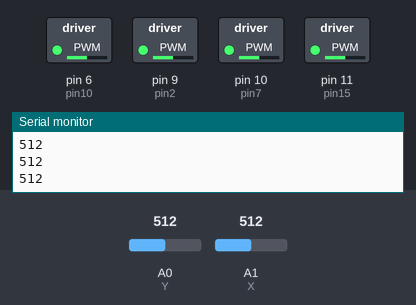
Bench run of a sketch on a simulated Arduino Uno, built with avr-gcc and run on an emulated ATmega328P. Shown: switched loads named in the sketch (green lamp = pin HIGH), the last lines printed to the serial monitor. The test bench sets the inputs (shaded band); at power-on: A0 (Y) = 512, A1 (X) = 512.

Above: at 1.2 s.
1.3 s: A0 (Y) set to 716
At 2.5 s:
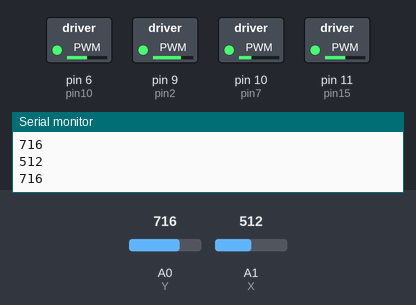
2.8 s: A1 (X) set to 716
At 3.5 s:
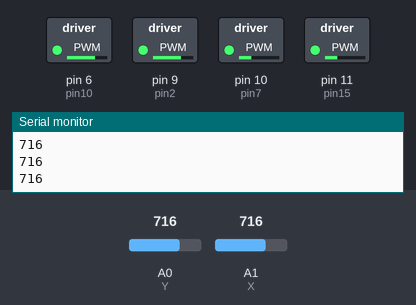
4.3 s: A0 (Y) set to 900
At 4.6 s:
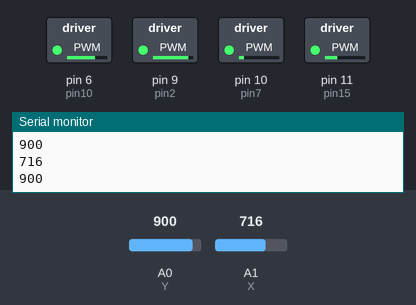
5.8 s: A1 (X) set to 511
At 6.8 s:
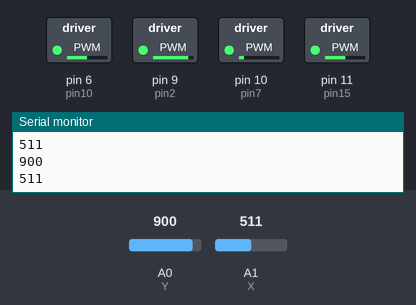
7.3 s: A0 (Y) set to 1023
At 8.3 s:
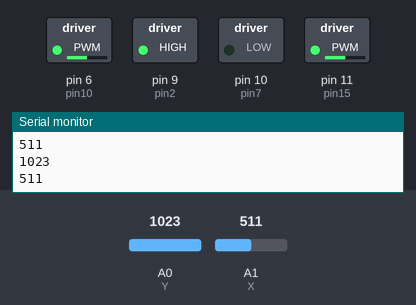
8.8 s: A1 (X) set to 306
At 10.2 s:
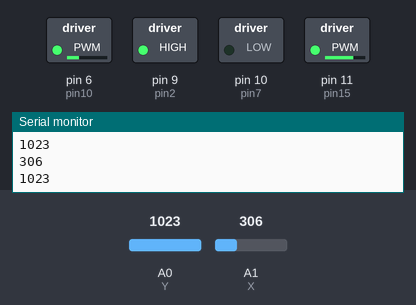
Timing chart, 0 to 11.3 s (numbered marks = the images above; inputs shaded):
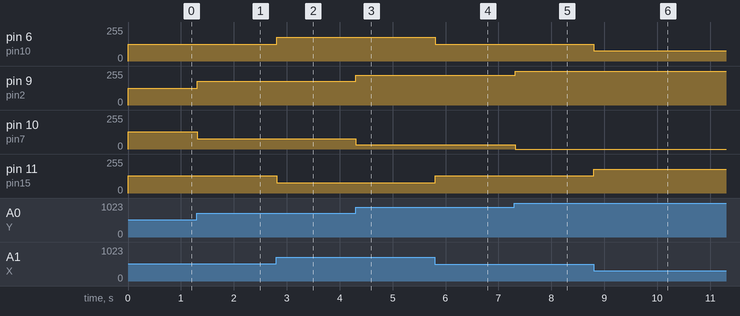

The sketch:

ROV1.ino
```cpp
int pin2=9;   //Entrada 2 del L293D M1
int pin7=10;  //Entrada 7 del L293D M1
int pin10=6;   //Entrada 10 del L293D M2
int pin15=11;  //Entrada 15 del L293D M2
int Y=A0;   //Eje Y  (Joystick 1)
int valorY;     //Variable que recoge el valor del Eje Y
int X=A1;   //Eje X   (Joystick 2)
int valorX;     //Variable que recoge el valor del Eje X
int pwm1;          //Variable del PWM 1 M1
int pwm2;          //Variable del PWM 2 M1
int pwm3;          //Variable del PWM 3 M2
int pwm4;          //Variable del PWM 4 M2
int pin5=5;

void setup()
{
{
  Serial.begin(9600); //Inicializamos el puerto serie


  pinMode(pin2,OUTPUT); //Salidas del Arduino al L293D
  pinMode(pin7, OUTPUT);
  pinMode(pin10,OUTPUT);
  pinMode(pin15, OUTPUT);
}}


void loop()
{

{
  valorY=analogRead(Y); //Lee el valor del Joystick1
  Serial.println(valorY);
  pwm1 = map(valorY, 0, 1023, 0, 255); //mapeamos pasando de la entrada analogica a los valores de la salida
  pwm2 = map(valorY, 0, 1023, 255, 0); //Inversion respecto a pwm1

  analogWrite(pin2,pwm1);//Sacamos el PWM de las dos salidas usando analogWrite(pin,valor)
  analogWrite(pin7,pwm2);//Sacamos el PWM de las dos salidas usando analogWrite(pin,valor)
}
{
  valorX=analogRead(X); //Lee el valor del Joystick2
  Serial.println(valorX);
  pwm3 = map(valorX, 0, 1023, 0, 255); //mapeamos pasando de la entrada analogica a los valores de la salida
  pwm4 = map(valorX, 0, 1023, 255, 0); //Inversion respecto a pwm1

  analogWrite(pin10,pwm3);//Sacamos el PWM de las dos salidas usando analogWrite(pin,valor)
  analogWrite(pin15,pwm4);//Sacamos el PWM de las dos salidas usando analogWrite(pin,valor)
}
}
```

Measured:
- after the input at 1.3 s, pin 9 (pin2): 127/255 → 178/255 at once; pin 10 (pin7): 128/255 → 77/255 at once
- after the input at 2.8 s, pin 6 (pin10): 127/255 → 178/255 at once; pin 11 (pin15): 128/255 → 77/255 at once
- after the input at 4.3 s, pin 9 (pin2): 178/255 → 224/255 at once; pin 10 (pin7): 77/255 → 31/255 at once
- after the input at 5.8 s, pin 6 (pin10): 178/255 → 127/255 at once; pin 11 (pin15): 77/255 → 128/255 at once
- after the input at 7.3 s, pin 9 (pin2): 224/255 → 255/255 at once; pin 10 (pin7): 31/255 → 0/255 at once
- after the input at 8.8 s, pin 6 (pin10): 127/255 → 76/255 at once; pin 11 (pin15): 128/255 → 179/255 at once
